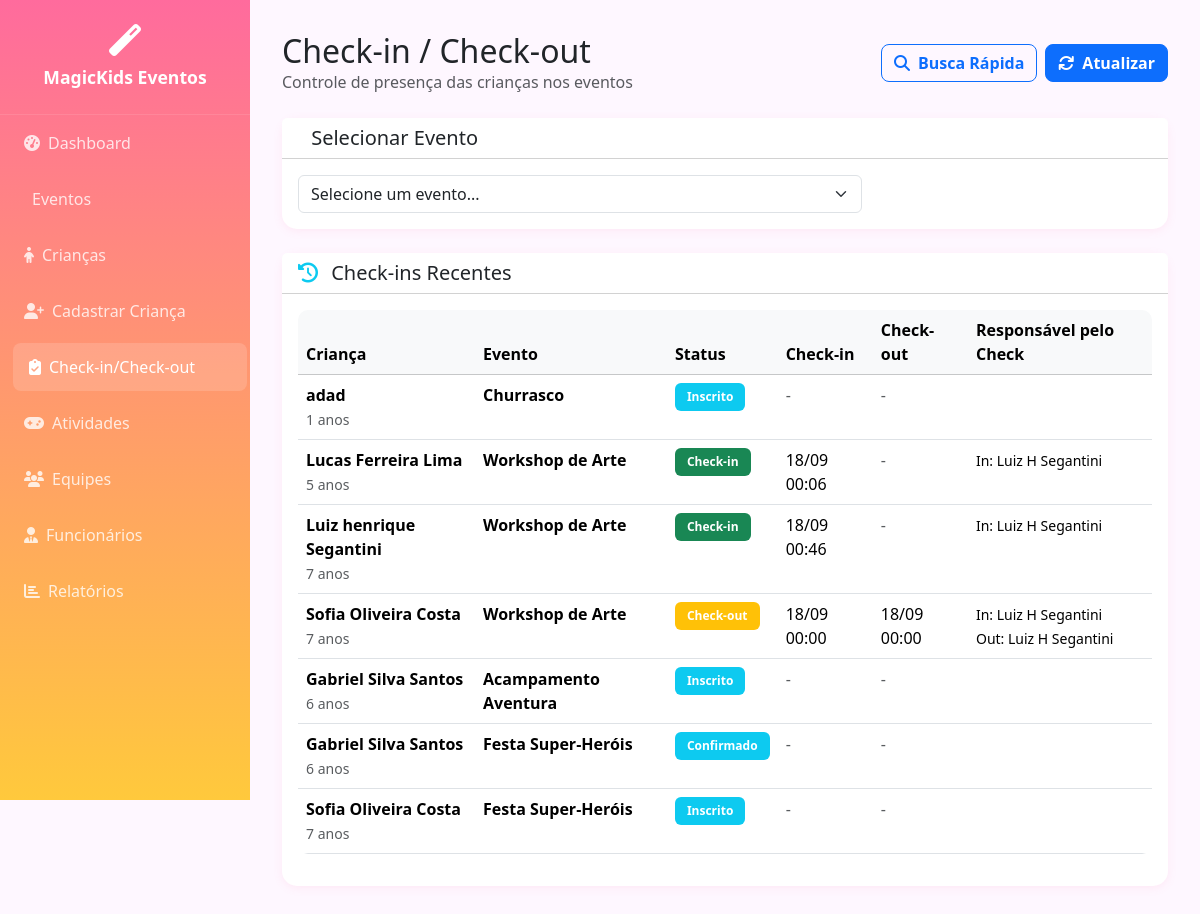
The page /checkin.php (signed in) on the database its author committed.
### tables this page shows
CREATE TABLE IF NOT EXISTS `evento_criancas` (
  `id` int(11) NOT NULL AUTO_INCREMENT,
  `evento_id` int(11) NOT NULL,
  `crianca_id` int(11) NOT NULL,
  `status_participacao` enum('Inscrito','Confirmado','Check-in','Check-out','Cancelado') DEFAULT 'Inscrito',
  `data_inscricao` timestamp NOT NULL DEFAULT current_timestamp(),
  `data_checkin` timestamp NULL DEFAULT NULL,
  `data_checkout` timestamp NULL DEFAULT NULL,
  `observacoes` text DEFAULT NULL,
  `usuario_checkin` int(11) DEFAULT NULL,
  `usuario_checkout` int(11) DEFAULT NULL,
  PRIMARY KEY (`id`),
  UNIQUE KEY `unique_evento_crianca` (`evento_id`,`crianca_id`),
  KEY `evento_id` (`evento_id`),
  KEY `crianca_id` (`crianca_id`),
  KEY `usuario_checkin` (`usuario_checkin`),
  KEY `usuario_checkout` (`usuario_checkout`),
  CONSTRAINT `evento_criancas_checkin_fk` FOREIGN KEY (`usuario_checkin`) REFERENCES `usuarios` (`id`),
  CONSTRAINT `evento_criancas_checkout_fk` FOREIGN KEY (`usuario_checkout`) REFERENCES `usuarios` (`id`),
  CONSTRAINT `evento_criancas_crianca_fk` FOREIGN KEY (`crianca_id`) REFERENCES `criancas_cadastro` (`id`) ON DELETE CASCADE,
  CONSTRAINT `evento_criancas_evento_fk` FOREIGN KEY (`evento_id`) REFERENCES `eventos` (`id`) ON DELETE CASCADE
);

CREATE TABLE IF NOT EXISTS `criancas_cadastro` (
  `id` int(11) NOT NULL AUTO_INCREMENT,
  `nome_completo` varchar(255) NOT NULL,
  `data_nascimento` date NOT NULL,
  `idade` int(3) NOT NULL,
  `sexo` enum('Masculino','Feminino') NOT NULL,
  `alergia_alimentos` text DEFAULT NULL,
  `alergia_medicamentos` text DEFAULT NULL,
  `restricoes_alimentares` text DEFAULT NULL,
  `observacoes_saude` text DEFAULT NULL,
  `nome_responsavel` varchar(255) NOT NULL,
  `grau_parentesco` varchar(50) NOT NULL,
  `telefone_principal` varchar(20) NOT NULL,
  `telefone_alternativo` varchar(20) DEFAULT NULL,
  `endereco_completo` text NOT NULL,
  `documento_rg_cpf` varchar(20) NOT NULL,
  `email_responsavel` varchar(255) DEFAULT NULL,
  `nome_emergencia` varchar(255) NOT NULL,
  `telefone_emergencia` varchar(20) NOT NULL,
  `grau_parentesco_emergencia` varchar(50) NOT NULL,
  `autorizacao_retirada` enum('Sim','Não') NOT NULL DEFAULT 'Não',
  `data_cadastro` timestamp NOT NULL DEFAULT current_timestamp(),
  `data_atualizacao` timestamp NOT NULL DEFAULT current_timestamp() ON UPDATE current_timestamp(),
  `ativo` tinyint(1) DEFAULT 1,
  PRIMARY KEY (`id`),
  KEY `idx_nome` (`nome_completo`),
  KEY `idx_idade` (`idade`),
  KEY `idx_data_nascimento` (`data_nascimento`)
);

CREATE TABLE IF NOT EXISTS `eventos` (
  `id` int(11) NOT NULL AUTO_INCREMENT,
  `nome` varchar(255) NOT NULL,
  `tipo_evento` enum('Festa Infantil','Aniversário','Workshop','Acampamento','Gincana','Show Infantil','Outro') DEFAULT 'Festa Infantil',
  `faixa_etaria_min` int(3) DEFAULT 3,
  `faixa_etaria_max` int(3) DEFAULT 12,
  `capacidade_maxima` int(4) DEFAULT 50,
  `local_evento` text DEFAULT NULL,
  `duracao_horas` decimal(3,1) DEFAULT 4.0,
  `descricao` text DEFAULT NULL,
  `data_inicio` date DEFAULT NULL,
  `data_fim_evento` date DEFAULT NULL,
  `status` enum('planejado','em_andamento','concluido','cancelado') DEFAULT 'planejado',
  `coordenador_id` int(11) DEFAULT NULL,
  `data_criacao` timestamp NOT NULL DEFAULT current_timestamp(),
  `data_atualizacao` timestamp NOT NULL DEFAULT current_timestamp() ON UPDATE current_timestamp(),
  PRIMARY KEY (`id`),
  KEY `gerente_id` (`coordenador_id`),
  CONSTRAINT `eventos_ibfk_1` FOREIGN KEY (`coordenador_id`) REFERENCES `usuarios` (`id`)
);

CREATE TABLE IF NOT EXISTS `usuarios` (
  `id` int(11) NOT NULL AUTO_INCREMENT,
  `nome_completo` varchar(255) NOT NULL,
  `cpf` varchar(14) NOT NULL,
  `email` varchar(255) NOT NULL,
  `cargo` varchar(100) DEFAULT NULL,
  `login` varchar(50) NOT NULL,
  `senha` varchar(255) NOT NULL,
  `perfil` enum('administrador','coordenador','animador','monitor','auxiliar') NOT NULL,
  `data_criacao` timestamp NOT NULL DEFAULT current_timestamp(),
  `data_atualizacao` timestamp NOT NULL DEFAULT current_timestamp() ON UPDATE current_timestamp(),
  PRIMARY KEY (`id`),
  UNIQUE KEY `cpf` (`cpf`),
  UNIQUE KEY `email` (`email`),
  UNIQUE KEY `login` (`login`)
);

### checkin.php (the view, shortened to what the rows shown need)
<?php
require_once 'controllers/CriancasController.php';
$criancasController = new CriancasController();
$evento_id = $_GET['evento'] ?? '';
$criancasEvento = [];
$checkins_recentes = $criancasController->getCriancasCheckin();
?>
<!DOCTYPE html>
<html lang="pt-BR">
<head>
    <link href="https://cdnjs.cloudflare.com/ajax/libs/bootstrap/5.3.2/css/bootstrap.min.css" rel="stylesheet">
    <link href="https://cdnjs.cloudflare.com/ajax/libs/font-awesome/6.4.0/css/all.min.css" rel="stylesheet">
</head>
<body>
    <main class="main-content">
        <div class="d-flex justify-content-between align-items-center mb-4">
            <div>
                <h2 class="mb-0">Check-in / Check-out</h2>
            </div>
        </div>
        <?php if ($evento_id && !empty($criancasEvento)): ?>
        <div class="card">
            <div class="card-header bg-white">
                <h5 class="card-title mb-0">
                    <i class="fas fa-child me-2 text-success"></i>
                    Crianças do Evento
                </h5>
            </div>
            <div class="card-body">
                <div class="row">
                    <?php foreach ($criancasEvento as $crianca): ?>
                    <div class="col-lg-6 col-xl-4 mb-3">
                        <div class="card crianca-card <?php echo strtolower(str_replace('-', '', $crianca['status_participacao'])); ?>">
                            <div class="card-body p-3">
                                <div class="d-flex align-items-start">
                                    <div class="crianca-avatar">
                                        <?php echo strtoupper(substr($crianca['nome_completo'], 0, 2)); ?>
                                    </div>
                                    <div class="flex-grow-1">
                                        <div class="d-flex justify-content-between align-items-start mb-2">
                                            <div>
                                                <h6 class="mb-1"><?php echo htmlspecialchars($crianca['nome_completo']); ?></h6>
                                                <small class="text-muted">
                                                    <?php echo $crianca['idade']; ?> anos •
                                                    <?php echo htmlspecialchars($crianca['nome_responsavel']); ?>
                                                </small>
                                            </div>
                                            <span class="badge status-badge bg-<?php
                                                echo $crianca['status_participacao'] === 'Check-in' ? 'success' :
                                                    ($crianca['status_participacao'] === 'Check-out' ? 'warning' :
                                                    ($crianca['status_participacao'] === 'Confirmado' ? 'info' : 'secondary'));
                                            ?>">
                                                <?php echo $crianca['status_participacao']; ?>
                                            </span>
                                        </div>
                                        <div class="mb-2">
                                            <small class="text-muted">
                                                <i class="fas fa-phone me-1"></i>
                                                <?php echo htmlspecialchars($crianca['telefone_principal']); ?>
                                            </small>
                                        </div>
                                        <?php if (!empty($crianca['alergia_alimentos']) || !empty($crianca['alergia_medicamentos'])): ?>
                                        <div class="mb-2">
                                            <?php if (!empty($crianca['alergia_alimentos'])): ?>
                                            <span class="alergia-alert">
                                                <i class="fas fa-utensils me-1"></i>
                                                <?php echo htmlspecialchars($crianca['alergia_alimentos']); ?>
                                            </span>
                                            <?php endif; ?>
                                            <?php if (!empty($crianca['alergia_medicamentos'])): ?>
                                            <span class="alergia-alert">
                                                <i class="fas fa-pills me-1"></i>
                                                <?php echo htmlspecialchars($crianca['alergia_medicamentos']); ?>
                                            </span>
                                            <?php endif; ?>
                                        </div>
                                        <?php endif; ?>
                                        <?php if ($crianca['data_checkin']): ?>
                                        <small class="text-muted d-block">
                                            <i class="fas fa-sign-in-alt me-1"></i>
                                            Check-in: <?php echo date('H:i', strtotime($crianca['data_checkin'])); ?>
                                            <?php if ($crianca['usuario_checkin_nome']): ?>
                                            por <?php echo htmlspecialchars($crianca['usuario_checkin_nome']); ?>
                                            <?php endif; ?>
                                        </small>
                                        <?php endif; ?>
                                        <?php if ($crianca['data_checkout']): ?>
                                        <small class="text-muted d-block">
                                            <i class="fas fa-sign-out-alt me-1"></i>
                                            Check-out: <?php echo date('H:i', strtotime($crianca['data_checkout'])); ?>
                                            <?php if ($crianca['usuario_checkout_nome']): ?>
                                            por <?php echo htmlspecialchars($crianca['usuario_checkout_nome']); ?>
                                            <?php endif; ?>
                                        </small>
                                        <?php endif; ?>
                                        <div class="mt-3 d-flex gap-2">
                                            <?php if ($crianca['status_participacao'] !== 'Check-in' && $crianca['status_participacao'] !== 'Check-out'): ?>
                                            <button type="button" class="btn btn-success btn-sm flex-grow-1"
                                                    onclick="realizarCheckin(<?php echo $evento_id; ?>, <?php echo $crianca['crianca_id']; ?>, '<?php echo htmlspecialchars($crianca['nome_completo']); ?>')">
                                                <i class="fas fa-sign-in-alt me-1"></i>Check-in
                                            </button>
                                            <?php elseif ($crianca['status_participacao'] === 'Check-in'): ?>
                                            <button type="button" class="btn btn-warning btn-sm flex-grow-1"
                                                    onclick="realizarCheckout(<?php echo $evento_id; ?>, <?php echo $crianca['crianca_id']; ?>, '<?php echo htmlspecialchars($crianca['nome_completo']); ?>')">
                                                <i class="fas fa-sign-out-alt me-1"></i>Check-out
                                            </button>
                                            <?php else: ?>
                                            <span class="badge bg-secondary">Finalizado</span>
                                            <?php endif; ?>
                                            <button type="button" class="btn btn-outline-info btn-sm"
                                                    onclick="verDetalhes(<?php echo htmlspecialchars(json_encode($crianca)); ?>)">
                                                <i class="fas fa-eye"></i>
                                            </button>
                                        </div>
                                    </div>
                                </div>
                            </div>
                        </div>
                    </div>
                    <?php endforeach; ?>
                </div>
            </div>
        </div>
        <?php else: ?>
        <div class="card">
            <div class="card-body">
                <?php if (empty($checkins_recentes)): ?>
                    <div class="text-center py-4">
                        <i class="fas fa-clipboard-list fa-3x text-muted mb-3"></i>
                        <p class="text-muted">Nenhum check-in registrado recentemente</p>
                    </div>
                <?php else: ?>
                    <div class="table-responsive">
                        <table class="table table-hover">
                            <thead class="table-light">
                                <tr>
                                    <th>Criança</th>
                                    <th>Evento</th>
                                    <th>Status</th>
                                    <th>Check-in</th>
                                    <th>Check-out</th>
                                    <th>Responsável pelo Check</th>
                                </tr>
                            </thead>
                            <tbody>
                                <?php foreach (array_slice($checkins_recentes, 0, 20) as $checkin): ?>
                                <tr>
                                    <td>
                                        <strong><?php echo htmlspecialchars($checkin['nome_completo']); ?></strong><br>
                                        <small class="text-muted"><?php echo $checkin['idade']; ?> anos</small>
                                    </td>
                                    <td>
                                        <strong><?php echo htmlspecialchars($checkin['evento_nome']); ?></strong>
                                    </td>
                                    <td>
                                        <span class="badge bg-<?php
                                            echo $checkin['status_participacao'] === 'Check-in' ? 'success' :
                                                ($checkin['status_participacao'] === 'Check-out' ? 'warning' : 'info');
                                        ?>">
                                            <?php echo $checkin['status_participacao']; ?>
                                        </span>
                                    </td>
                                    <td>
                                        <?php if ($checkin['data_checkin']): ?>
                                            <?php echo date('d/m H:i', strtotime($checkin['data_checkin'])); ?>
                                        <?php else: ?>
                                            <span class="text-muted">-</span>
                                        <?php endif; ?>
                                    </td>
                                    <td>
                                        <?php if ($checkin['data_checkout']): ?>
                                            <?php echo date('d/m H:i', strtotime($checkin['data_checkout'])); ?>
                                        <?php else: ?>
                                            <span class="text-muted">-</span>
                                        <?php endif; ?>
                                    </td>
                                    <td>
                                        <small>
                                            <?php if ($checkin['usuario_checkin_nome']): ?>
                                                In: <?php echo htmlspecialchars($checkin['usuario_checkin_nome']); ?>
                                            <?php endif; ?>
                                            <?php if ($checkin['usuario_checkout_nome']): ?>
                                                <br>Out: <?php echo htmlspecialchars($checkin['usuario_checkout_nome']); ?>
                                            <?php endif; ?>
                                        </small>
                                    </td>
                                </tr>
                                <?php endforeach; ?>
                            </tbody>
                        </table>
                    </div>
                <?php endif; ?>
            </div>
        </div>
        <?php endif; ?>
    </main>
</body>
</html>

### rows shown on the page
evento_criancas: crianca.nome_completo "adad", crianca.idade "1", evento.nome "Churrasco", status_participacao "Inscrito"
evento_criancas: crianca.nome_completo "Lucas Ferreira Lima", crianca.idade "5", evento.nome "Workshop de Arte", status_participacao "Check-in", data_checkin "18/09 00:06", usuario_checkin.nome_completo "Luiz H Segantini"
evento_criancas: crianca.nome_completo "Luiz henrique Segantini", crianca.idade "7", evento.nome "Workshop de Arte", status_participacao "Check-in", data_checkin "18/09 00:46", usuario_checkin.nome_completo "Luiz H Segantini"
evento_criancas: crianca.nome_completo "Sofia Oliveira Costa", crianca.idade "7", evento.nome "Workshop de Arte", status_participacao "Check-out", data_checkin "18/09 00:00", data_checkout "18/09 00:00", usuario_checkin.nome_completo "Luiz H Segantini"
evento_criancas: crianca.nome_completo "Gabriel Silva Santos", crianca.idade "6", evento.nome "Acampamento Aventura", status_participacao "Inscrito"
evento_criancas: crianca.nome_completo "Gabriel Silva Santos", crianca.idade "6", evento.nome "Festa Super-Heróis", status_participacao "Confirmado"
evento_criancas: crianca.nome_completo "Sofia Oliveira Costa", crianca.idade "7", evento.nome "Festa Super-Heróis", status_participacao "Inscrito"
